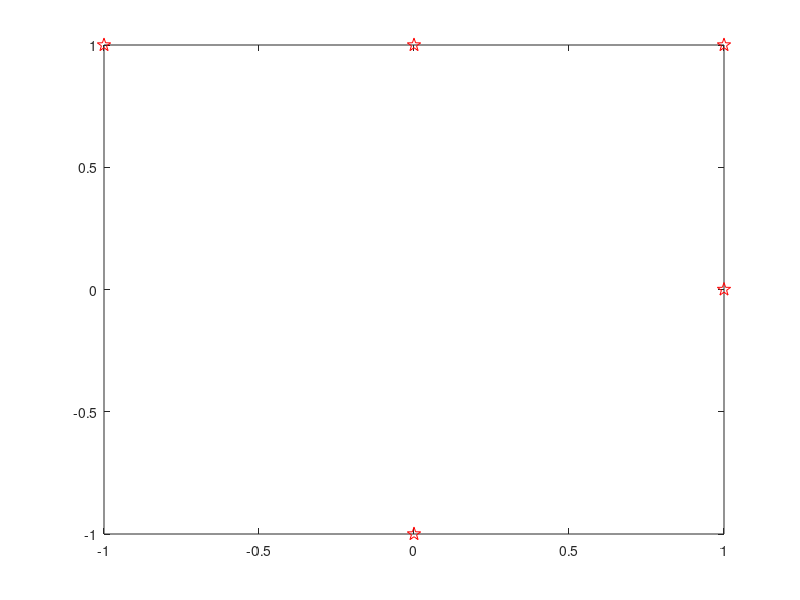
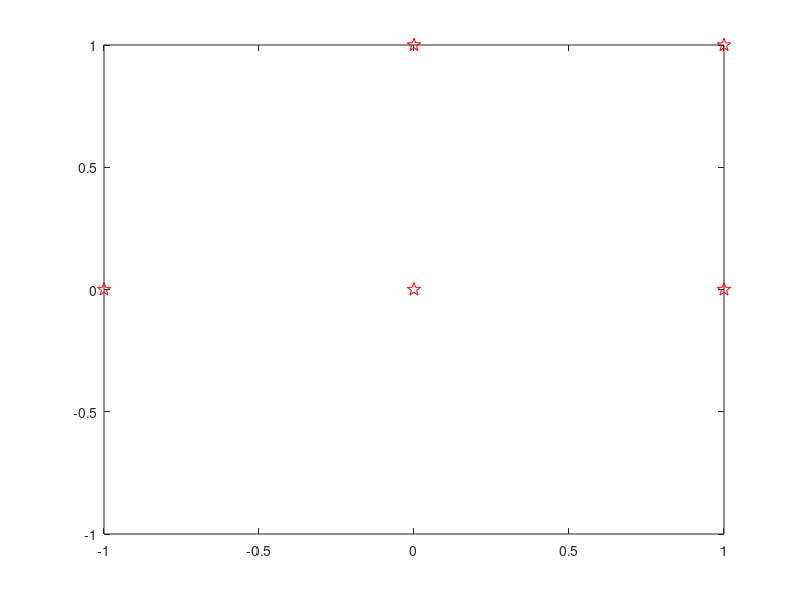
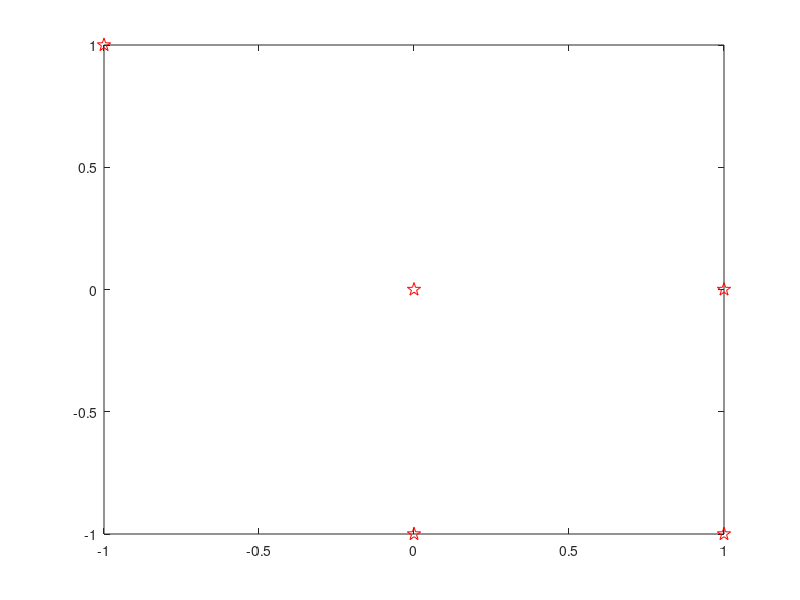
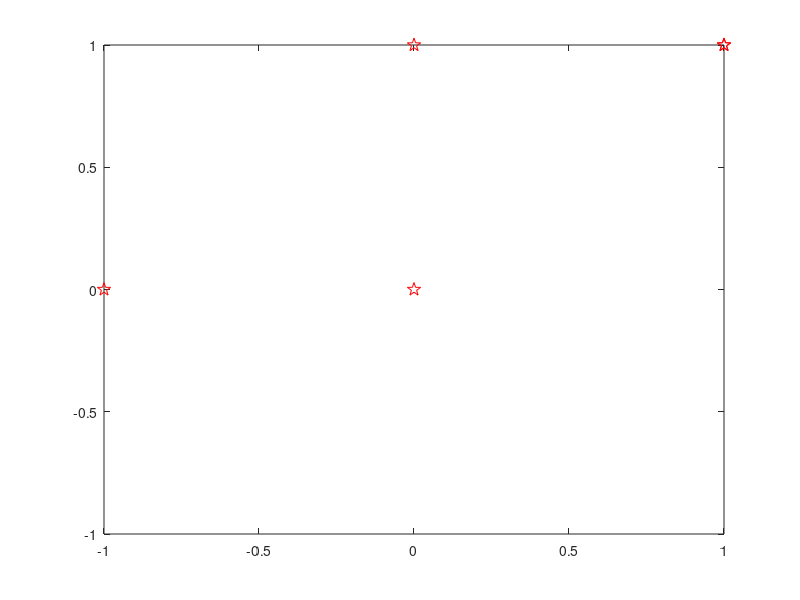

Here is the MATLAB script that generated these plots, in order:
clc
#Definicion de variables
t=6;        #tiempo
l=1;        #largo de eje
p=5;        #No particulas 
n=2;        #No de dimensiones
a=0;
contador = 0;


#inicio de programa
N1=round(unifrnd(-l,l,p,n))  #Genera un número alearorio dentro de "l"
  

for T=1:t                    #Bucle de tiempo 

#Define en q dimensión se hará la suma
d=round(unifrnd(1,n,1,1));

  for i=1:p
  
    #"A" generan numeros al azar entre -1 y 1 
    #se redondea 
    #se suma al numero aleatorio generado 
    A=round(unifrnd(-1,1,1,1)); 
    a=sum(A); 
    if a<0                     
      a=1;                      
    else                      
    a=-1;  
    endif 
    N1(i,d)=N1(i,d)+a;  

  #Condición ciclo: al llegar al valor de "l" regresa a "-l" y viceversa 
    if  N1(i,d)>l;  
      N1(i,d)=-l; 
    elseif N1(i,d)<-l;  
      N1(i,d)=l; 
    else 
      N1=N1; 
    endif 
  endfor 
   
  N1  #Muestra posiciones
  
  plot(N1(:,1),N1(:,2),'pr',"markersize", 10)
  xlim([-l,l]);
  ylim([-l,l]);
  saveas(gcf,strcat('ploty',num2str(T),'.png'));
  
#Colisión   
  pause(.1);
  contador = 0;
  choque=[];
  if p>1
    for Q=1:p-1  
      for j=(Q+1):p
        if (sum(N1(Q,:) == N1(j,:)) == n) 
          crash=N1(Q,:); #choque individual
          choque=[choque;crash] #Muestra posición de colisión
          plot(N1(:,1),N1(:,2),'pr',choque,'pb',"markersize", 10) #cambio de color en colisiones
          xlim([-l,l]);
          ylim([-l,l]);
          saveas(gcf,strcat('ploty',num2str(T),'.png'));
         end
      end
    end
  end
  dist=N1;  
#Fin colisión 
  
endfor
